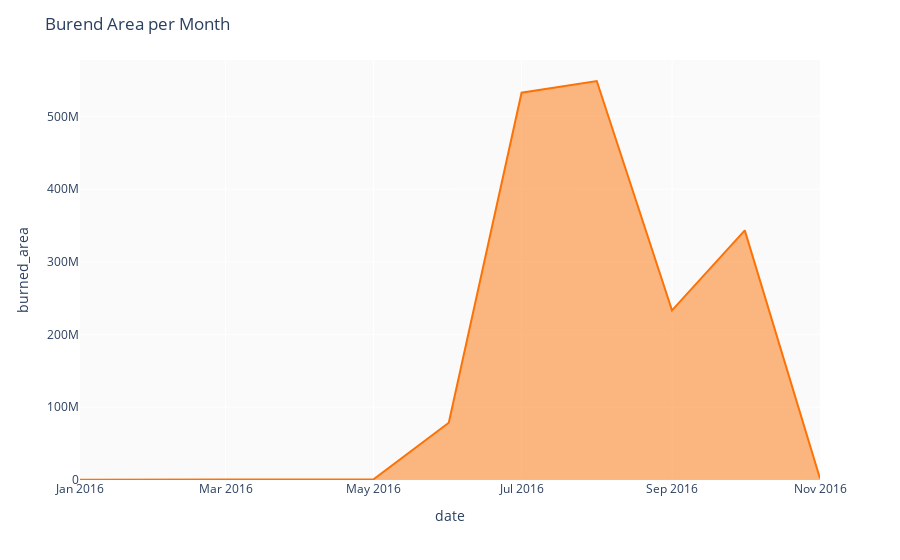

Notebook cell for this chart:
### Code cell
fig_1 = create_area_plot(df_test)
fig_1.show()

### Figure 1 — Plotly figure (JSON) as saved in the notebook; plotly's stock layout.template omitted (floating-point values rounded to 4 significant figures)
{"data": [{"hovertemplate": "date=%{x}<br>burned_area=%{y}<extra></extra>", "legendgroup": "", "line": {"color": "#FD7207"}, "marker": {"symbol": "circle"}, "mode": "lines", "name": "", "orientation": "v", "showlegend": false, "stackgroup": "1", "type": "scatter", "x": ["2016-01-01", "2016-05-01", "2016-06-01", "2016-07-01", "2016-08-01", "2016-09-01", "2016-10-01", "2016-11-01"], "xaxis": "x", "y": [375652, 1019628, 78672391, 532514454, 548667527, 233333952, 343239206, 2092920], "yaxis": "y"}], "layout": {"legend": {"tracegroupgap": 0}, "margin": {"t": 60}, "paper_bgcolor": "rgb(255, 255, 255)", "plot_bgcolor": "rgb(250, 250, 250)", "title": {"text": "Burend Area per Month"}, "xaxis": {"anchor": "y", "domain": [0, 1], "title": {"text": "date"}}, "yaxis": {"anchor": "x", "domain": [0, 1], "title": {"text": "burned_area"}}}}
